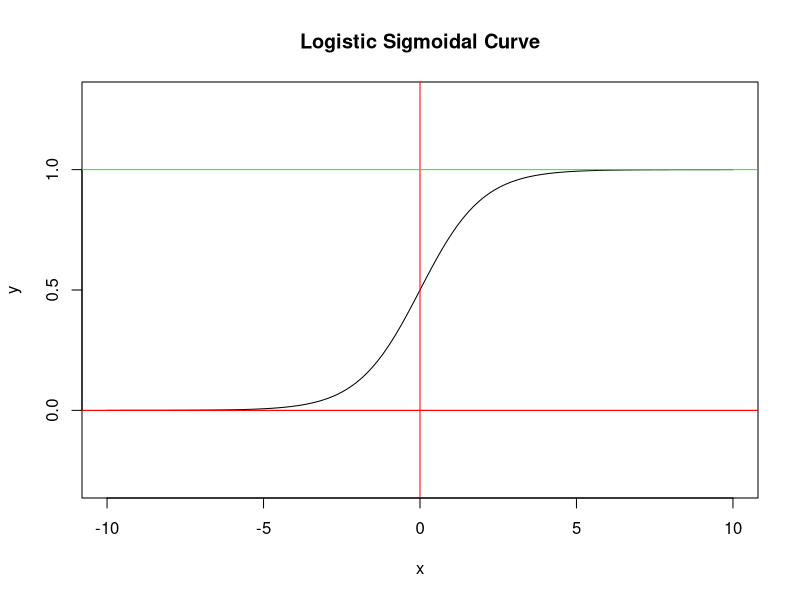

Write the R code that produced this figure. (Note: this script raises an error after producing the figure.)
## ---- chunk 1
x = seq(-10, 10 , 0.05)
y = 1/(1 + exp(-x))

plot(x, y,
     type = "l",
     main = "Logistic Sigmoidal Curve",
     ylim = c(-0.3, 1.3))
abline(v=0, h=0, col="red")
abline(h=0, col="red")
abline(h=1, col="green")
## ---- chunk 2
## Libraries
Libraries = c("knitr", "doMC", "ggplot2", "readr", "caret", "dplyr", "tidyverse")

for (i in Libraries) { 
    library(i, character.only = TRUE) 
}
## ---- chunk 3
## Introductory/Explanatory Material
set.seed(1000)
x1 = c(rnorm(20, -3, 1), rnorm(20, 3, 1) )
y1 = c(rep(0, times=20), rep(1, times=20))
categorical_1 <- cbind(x1, y1)

plot(categorical_1, 
     ylim = c(-0.3, 1.3),
     xlim = c(-6, 6),
     col = "blue", 
     main = "Categorical Data Wrongly Plotted With Linear Regression", 
     ylab = "0 = NO ;  1 = YES",
     xlab = "X-Values")
#abline(a=0, b = 0.2, col = "red")
## ---- chunk 4
x1 = c(rnorm(200, 3, 1), rnorm(200, 7, 1) )
y1 = c(rep(0, times=200), rep(1, times=200))
categorical_1 <- as.data.frame(cbind(x1, y1))
dummy_model <- glm(y1 ~ x1,
                   data = categorical_1,
                   family = binomial(link = "logit"))

dummy_model
## ---- chunk 5
plot(categorical_1, 
     ylim = c(-0.3, 1.3),
     col = "blue", 
     main = "Categorical Plotted With Logistic Regression", 
     ylab = "Answer: 0 = NO, 1 = YES",
     xlab = "X-Values")
## ---- chunk 6
Y = 13.0 -54.5*0.0824 -39.9*0.049 -30.0*0.0619 + 82.2*0.0289-38.1*0.0383 -82.9*0.0382 -15.8*0.0619 -56.6*0.0484 -31.4*0.0364
Y
## ---- chunk 7
Pr = (exp(Y)) / (exp(Y) + 1)
Pr
## ---- chunk 8
setwd("~/Dropbox/a1_mcc_project/04-logit/")
c_m_transformed <- read_csv("c_m_TRANSFORMED.csv",
                            col_types = cols(Class = col_factor(levels = c("0","1"))))

c_m_20aa <- c_m_transformed[, -c(2,3)]  # Remove TotalAA & PID
Class <- as.factor(c_m_20aa$Class)      # Convert ‘Class’ To Factor
## ---- chunk 9
set.seed(1000)
Index <- createDataPartition(Class, p = 0.8, list = FALSE) # Partition 80/20

train_set.1 <- c_m_20aa[ Index, ]
test_set.1  <- c_m_20aa[-Index, ]
## ---- chunk 10
fitControl <- trainControl(method = "repeatedcv", 
                           repeats = 5, 
                           number = 10)
set.seed(1000)
registerDoMC(cores = 3)  # use multi-core
start_time <- Sys.time() # Start timer

model_logit.1 <- train(Class ~ .,
                       data = train_set.1,
                       trControl = fitControl,
                       method = "glm",
                       family = "binomial")

end_time <- Sys.time()   # End timer
end_time - start_time    # Display time
registerDoSEQ()          # stop multi-core
## ---- chunk 11
model_logit.1
## ---- chunk 12
summary(model_logit.1)
## ---- chunk 13
ll.null <- model_logit.1$finalModel$null.deviance / -2

ll.proposed <- model_logit.1$finalModel$deviance / -2

adjusted_R2 <- (ll.null - ll.proposed) / ll.null

adjusted_R2
## ---- chunk 14
c_m_transformed <- read_csv("c_m_TRANSFORMED.csv",
                            col_types = cols(Class = col_factor(levels = c("0","1"))))
# Remove TotalAA, PID & 11 features
c_m_9aa <- c_m_transformed[, -c(2,3,4,7,8,11,12,13,14,15,17,21,22)]  

Class <- as.factor(c_m_9aa$Class) # Convert ‘Class’ To Factor

set.seed(1000)
Index <- createDataPartition(Class, p = 0.8, list = FALSE)
train_set.2 <- c_m_9aa[ Index, ]
test_set.2  <- c_m_9aa[-Index, ]

Class.train_set.2 <- as.factor(train_set.2$Class)
Class.test_set.2 <- as.factor(test_set.2$Class)
## ---- chunk 15
fitControl <- trainControl(method = "repeatedcv", 
                           repeats = 5, 
                           number = 10)
set.seed(1000)
registerDoMC(cores = 3)  # Start multi-core
start_time <- Sys.time() # Start timer

model_logit.2 <- train(Class ~ .,
                       data = train_set.2,
                       trControl = fitControl,
                       method = "glm",
                       family = "binomial")

end_time <- Sys.time()   # End timer
end_time - start_time    # Display time
registerDoSEQ()          # Stop multi-core
## ---- chunk 16
summary(model_logit.2)
## ---- chunk 17
ll.null <- model_logit.2$finalModel$null.deviance / -2

ll.proposed <- model_logit.2$finalModel$deviance / -2

adjusted_R2 <- (ll.null - ll.proposed) / ll.null

adjusted_R2
## ---- chunk 18
fitControl <- trainControl(method = "cv",
                           number = 5,
                           savePredictions = "final")
set.seed(1000)
registerDoMC(cores = 3)  # Start multi-core
start_time <- Sys.time() # Start timer

model_logit.3 <- train(Class ~ .,
                       data = c_m_9aa,
                       trControl = fitControl,
                       method = "glm",
                       family = "binomial")

end_time <- Sys.time()   # End timer
end_time - start_time    # Display time
registerDoSEQ()          # Stop multi-core
## ---- chunk 19
outlier_sample <- model_logit.3 %>% 
                  pluck("pred") %>% 
                  dplyr::filter(obs != pred)

# out_of_sample
head(outlier_sample, n = 4)
## ---- chunk 20
fn_fp_list <- c_m_9aa %>% mutate(rowIndex = 1:nrow(c_m_9aa)) %>% 
                          inner_join(outlier_sample, by = "rowIndex")

head(fn_fp_list, n = 4)
## ---- chunk 21
length(fn_fp_list)

fn_fp_list
## ---- chunk 22
confusionMatrix(model_logit.3)
# print(results)
